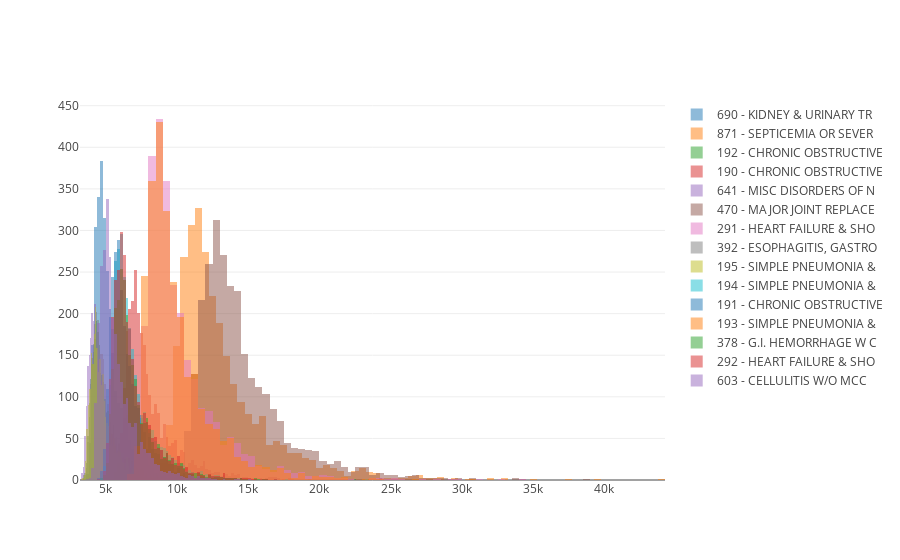

The notebook cell saved with this chart:
### Code cell
figure = {
    'data': [{'type': 'histogram', 'x': data, 'name': category[:25], 'opacity': .5} for category, data in category_data.items()],
    'layout': {'barmode': 'overlay'}
}
iplot(figure)

### Figure 1 — Plotly figure (JSON) as saved in the notebook; plotly's stock layout.template omitted (floating-point values rounded to 4 significant figures; data arrays with more than 128 entries replaced by an {"elided": "..."} marker saying what was removed)
{"data": [{"name": "690 - KIDNEY & URINARY TR", "opacity": 0.5, "type": "histogram", "x": {"elided": "2989 float values"}}, {"name": "871 - SEPTICEMIA OR SEVER", "opacity": 0.5, "type": "histogram", "x": {"elided": "2812 float values"}}, {"name": "192 - CHRONIC OBSTRUCTIVE", "opacity": 0.5, "type": "histogram", "x": {"elided": "2671 float values"}}, {"name": "190 - CHRONIC OBSTRUCTIVE", "opacity": 0.5, "type": "histogram", "x": {"elided": "2713 float values"}}, {"name": "641 - MISC DISORDERS OF N", "opacity": 0.5, "type": "histogram", "x": {"elided": "2899 float values"}}, {"name": "470 - MAJOR JOINT REPLACE", "opacity": 0.5, "type": "histogram", "x": {"elided": "2750 float values"}}, {"name": "291 - HEART FAILURE & SHO", "opacity": 0.5, "type": "histogram", "x": {"elided": "2687 float values"}}, {"name": "392 - ESOPHAGITIS, GASTRO", "opacity": 0.5, "type": "histogram", "x": {"elided": "2950 float values"}}, {"name": "195 - SIMPLE PNEUMONIA & ", "opacity": 0.5, "type": "histogram", "x": {"elided": "2576 float values"}}, {"name": "194 - SIMPLE PNEUMONIA & ", "opacity": 0.5, "type": "histogram", "x": {"elided": "3023 float values"}}, {"name": "191 - CHRONIC OBSTRUCTIVE", "opacity": 0.5, "type": "histogram", "x": {"elided": "2720 float values"}}, {"name": "193 - SIMPLE PNEUMONIA & ", "opacity": 0.5, "type": "histogram", "x": {"elided": "2575 float values"}}, {"name": "378 - G.I. HEMORRHAGE W C", "opacity": 0.5, "type": "histogram", "x": {"elided": "2562 float values"}}, {"name": "292 - HEART FAILURE & SHO", "opacity": 0.5, "type": "histogram", "x": {"elided": "2953 float values"}}, {"name": "603 - CELLULITIS W/O MCC", "opacity": 0.5, "type": "histogram", "x": {"elided": "2807 float values"}}], "layout": {"barmode": "overlay"}}
